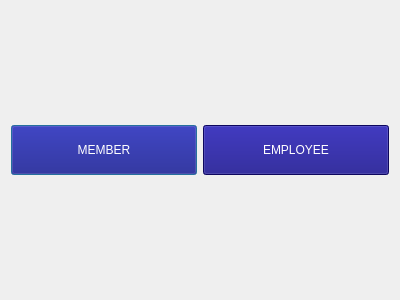
<?xml version="1.0" encoding="UTF-8"?>
<ui version="4.0">
 <class>registerDialog</class>
 <widget class="QDialog" name="registerDialog">
  <property name="geometry">
   <rect>
    <x>0</x>
    <y>0</y>
    <width>400</width>
    <height>300</height>
   </rect>
  </property>
  <property name="windowTitle">
   <string>Register</string>
  </property>
  <property name="windowIcon">
   <iconset resource="Resource.qrc">
    <normaloff>:/img/logo/logo.png</normaloff>:/img/logo/logo.png</iconset>
  </property>
  <property name="styleSheet">
   <string notr="true">background-color: white;
QPushButton{
font: 700 10pt &quot;Segoe UI&quot;;
color:white;
background-color: rgb(18,10,131);}</string>
  </property>
  <layout class="QGridLayout" name="gridLayout">
   <item row="0" column="0">
    <layout class="QHBoxLayout" name="horizontalLayout">
     <item>
      <widget class="QPushButton" name="pushButton_member">
       <property name="minimumSize">
        <size>
         <width>0</width>
         <height>50</height>
        </size>
       </property>
       <property name="styleSheet">
        <string notr="true">font: 700 10pt &quot;Segoe UI&quot;;
color:white;
background-color: rgb(18,10,131);</string>
       </property>
       <property name="text">
        <string>MEMBER</string>
       </property>
      </widget>
     </item>
     <item>
      <widget class="QPushButton" name="pushButton_employee">
       <property name="minimumSize">
        <size>
         <width>0</width>
         <height>50</height>
        </size>
       </property>
       <property name="styleSheet">
        <string notr="true">font: 700 10pt &quot;Segoe UI&quot;;
color:white;
background-color: rgb(18,10,131);</string>
       </property>
       <property name="text">
        <string>EMPLOYEE</string>
       </property>
      </widget>
     </item>
    </layout>
   </item>
  </layout>
 </widget>
 <resources>
  <include location="Resource.qrc"/>
 </resources>
 <connections/>
</ui>
